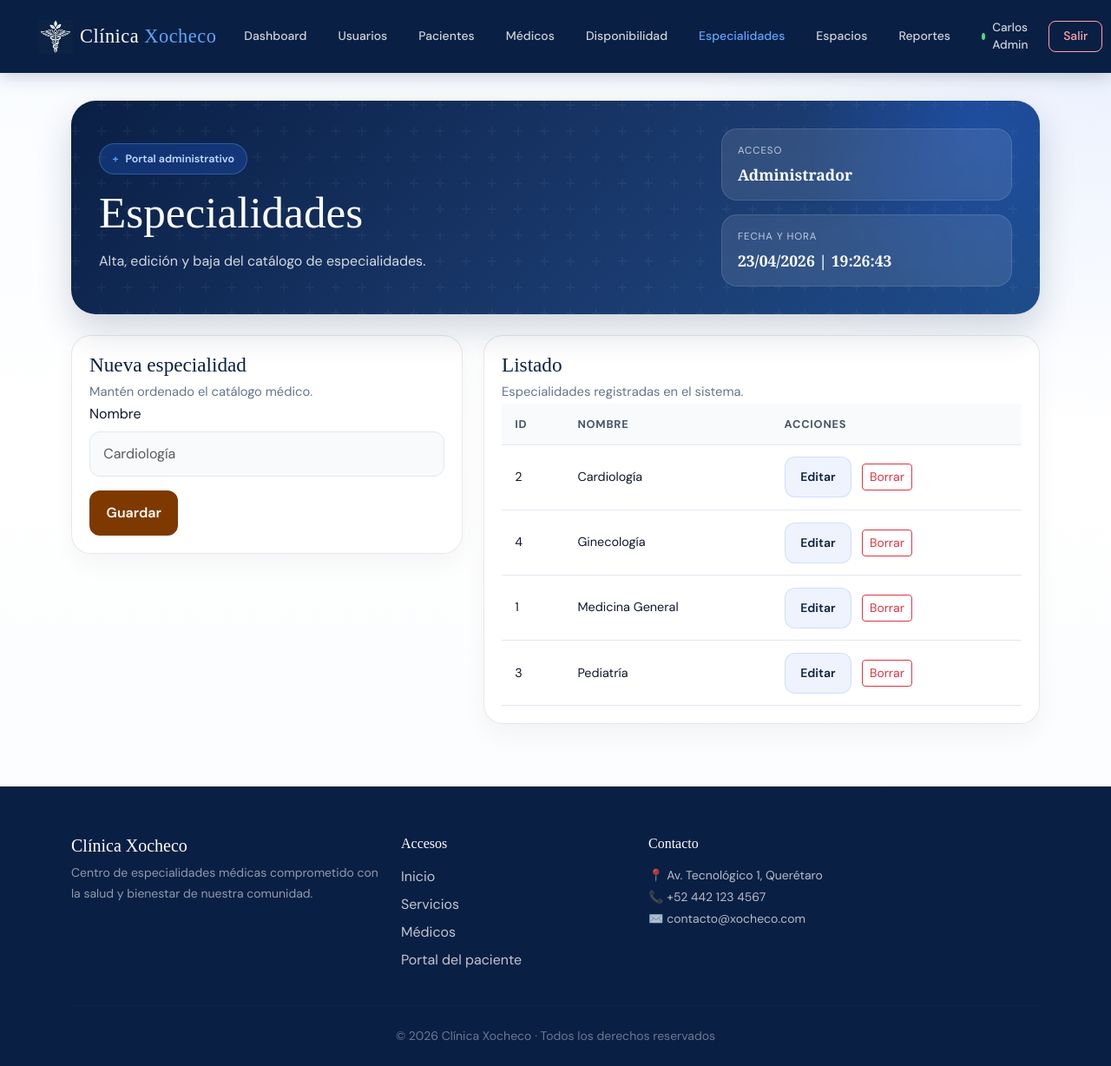
Screenshot of /admin/especialidades/index.php (signed in) with the database file from the repository.
### tables this page shows
CREATE TABLE ESPECIALIDADES (
    id_especialidad INT AUTO_INCREMENT PRIMARY KEY,
    nombre VARCHAR(100) NOT NULL UNIQUE
);

### admin/especialidades/index.php (the view, shortened to what this page needs)
<?php
require_once '../../src/conexion/conexion.php';
$editing = null;
$specialties = [];
$result = $conn->query('SELECT id_especialidad, nombre FROM ESPECIALIDADES ORDER BY nombre');
if ($result) {
    while ($row = $result->fetch_assoc()) {
        $specialties[] = $row;
    }
}
include '../../src/admin/header.php';
?>
<div class="row g-4">
    <div class="col-lg-5">
        <div class="panel-card">
            <div class="panel-head">
                <h2 class="section-title"><?php echo $editing ? 'Editar especialidad' : 'Nueva especialidad'; ?></h2>
                <p class="section-subtitle">Mantén ordenado el catálogo médico.</p>
            </div>
            <div class="panel-body">
                <form method="post">
                    <div class="mb-3">
                        <label class="form-label">Nombre</label>
                        <input type="text" name="nombre" class="form-control" value="<?php echo htmlspecialchars($editing['nombre'] ?? ''); ?>" placeholder="Cardiología">
                    </div>
                    <div class="d-flex gap-2">
                        <button class="btn btn-brand" type="submit"><?php echo $editing ? 'Actualizar' : 'Guardar'; ?></button>
                    </div>
                </form>
            </div>
        </div>
    </div>
    <div class="col-lg-7">
        <div class="panel-card">
            <div class="panel-head">
                <h2 class="section-title">Listado</h2>
                <p class="section-subtitle">Especialidades registradas en el sistema.</p>
            </div>
            <div class="panel-body">
                <div class="table-responsive">
                    <table class="table-clean">
                        <thead>
                            <tr>
                                <th>ID</th>
                                <th>Nombre</th>
                                <th>Acciones</th>
                            </tr>
                        </thead>
                        <tbody>
                            <?php foreach ($specialties as $item): ?>
                                <tr>
                                    <td><?php echo (int)$item['id_especialidad']; ?></td>
                                    <td><?php echo htmlspecialchars($item['nombre']); ?></td>
                                    <td>
                                        <a class="btn btn-sm btn-soft me-2" href="?edit=<?php echo (int)$item['id_especialidad']; ?>">Editar</a>
                                        <a class="btn btn-sm btn-outline-danger" href="?delete=<?php echo (int)$item['id_especialidad']; ?>" onclick="return confirm('¿Eliminar esta especialidad?');">Borrar</a>
                                    </td>
                                </tr>
                            <?php endforeach; ?>
                        </tbody>
                    </table>
                </div>
            </div>
        </div>
    </div>
</div>
<?php include '../../src/admin/footer.php'; ?>

### src/styles/admin.css (style rules this page uses)
:root { --azul-oscuro: #0a1f44; --azul-medio: #1a3a6e; --azul-acento: #2563eb; --azul-claro: #dbeafe; --cafe: #7e3900; --cafe-hover: #ca610a; --blanco: #ffffff; --gris-suave: #f1f5f9; --texto-oscuro: #0f172a; --borde: rgba(15, 23, 42, 0.1); }
* { box-sizing: border-box; }
body { font-family: 'DM Sans', sans-serif; background: radial-gradient(circle at top right, rgba(37, 99, 235, 0.08), transparent 28%), linear-gradient(180deg, #f8fbff 0%, #ffffff 42%, #f7fafc 100%); color: var(--texto-oscuro); }
.panel-card { background: rgba(255, 255, 255, 0.94); border: 1px solid var(--borde); border-radius: 22px; box-shadow: 0 12px 28px rgba(15, 23, 42, 0.04); overflow: hidden; }
.panel-head { padding: 1.2rem 1.25rem 0.2rem; }
.panel-body { padding: 0 1.25rem 1.25rem; }
.section-title { font-family: 'Playfair Display', serif; font-size: 1.45rem; margin-bottom: 0.35rem; color: var(--azul-oscuro); }
.section-subtitle { color: #64748b; font-size: 0.92rem; margin-bottom: 0; }
.btn-brand { background: var(--cafe); color: var(--blanco); border: 2px solid var(--cafe); border-radius: 12px; padding: 0.75rem 1.1rem; font-weight: 600; }
.btn-soft { background: rgba(37, 99, 235, 0.08); color: var(--azul-oscuro); border: 1px solid rgba(37, 99, 235, 0.15); border-radius: 12px; padding: 0.75rem 1.1rem; font-weight: 600; }
.table-clean { width: 100%; border-collapse: collapse; }
.table-clean th, .table-clean td { padding: 0.85rem 0.95rem; border-bottom: 1px solid #e2e8f0; text-align: left; white-space: nowrap; }
.table-clean th { color: #475569; font-size: 0.8rem; text-transform: uppercase; letter-spacing: 0.06em; background: #f8fafc; }
.table-clean td { font-size: 0.9rem; }
.form-control, .form-select { border-radius: 12px; border: 1.5px solid #e2e8f0; background: #f8fafc; padding: 0.8rem 0.95rem; }

### rows the page displays
especialidades: id_especialidad "2", nombre "Cardiología"
especialidades: id_especialidad "4", nombre "Ginecología"
especialidades: id_especialidad "1", nombre "Medicina General"
especialidades: id_especialidad "3", nombre "Pediatría"

### other values shown
$adminName "Carlos Admin"
$pageTitle "Especialidades"
$pageSubtitle "Alta, edición y baja del catálogo de especialidades."
$adminRole "Administrador"
